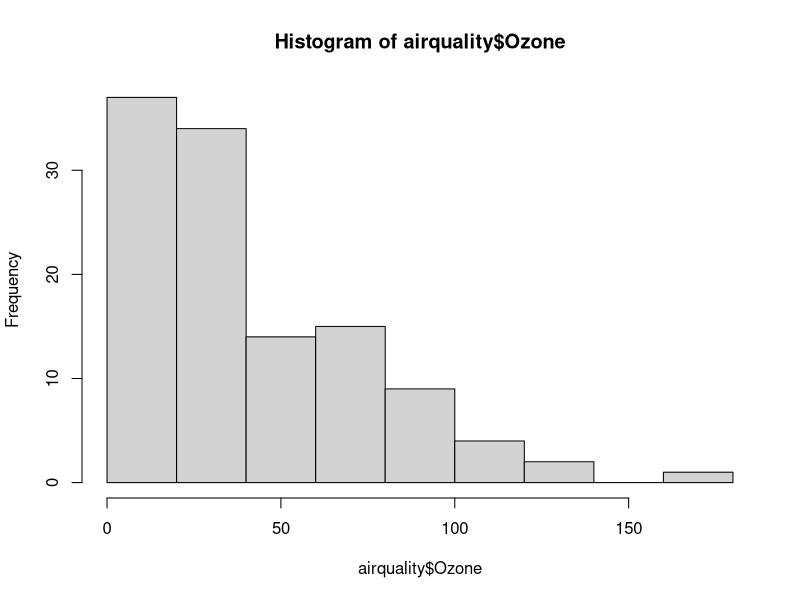
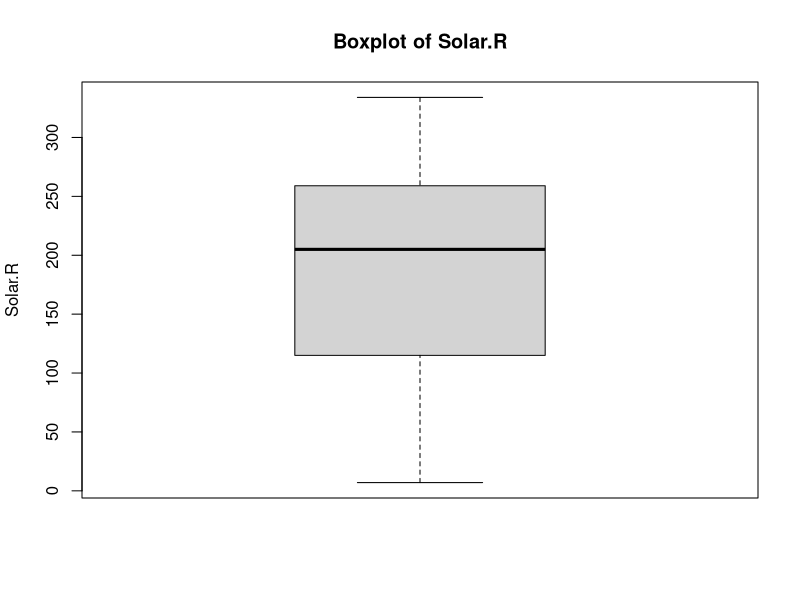
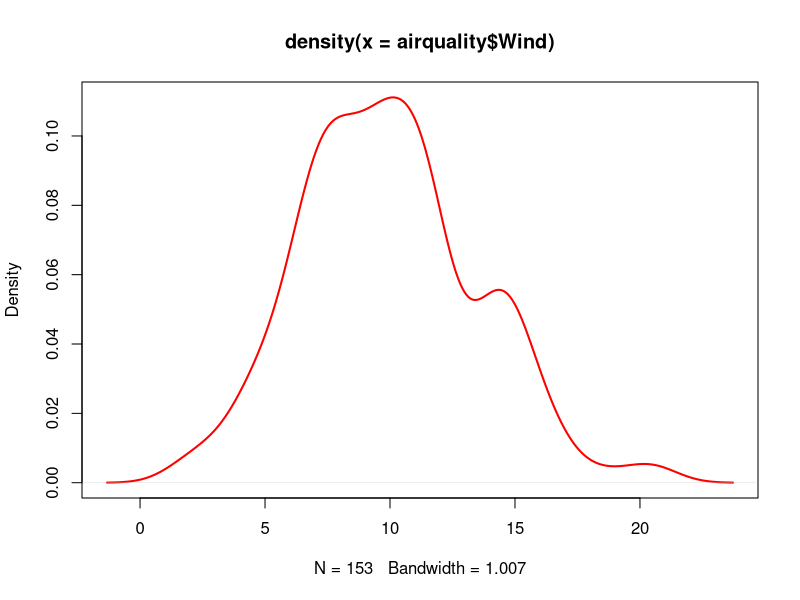
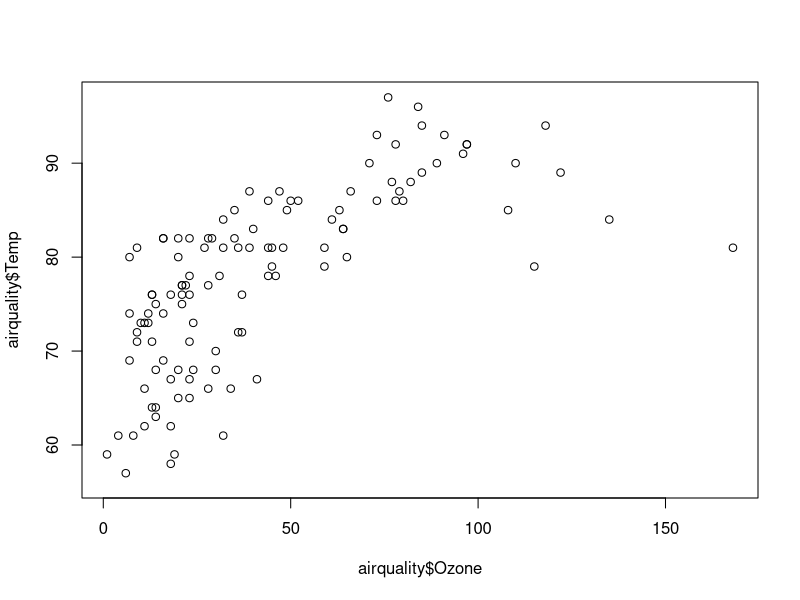
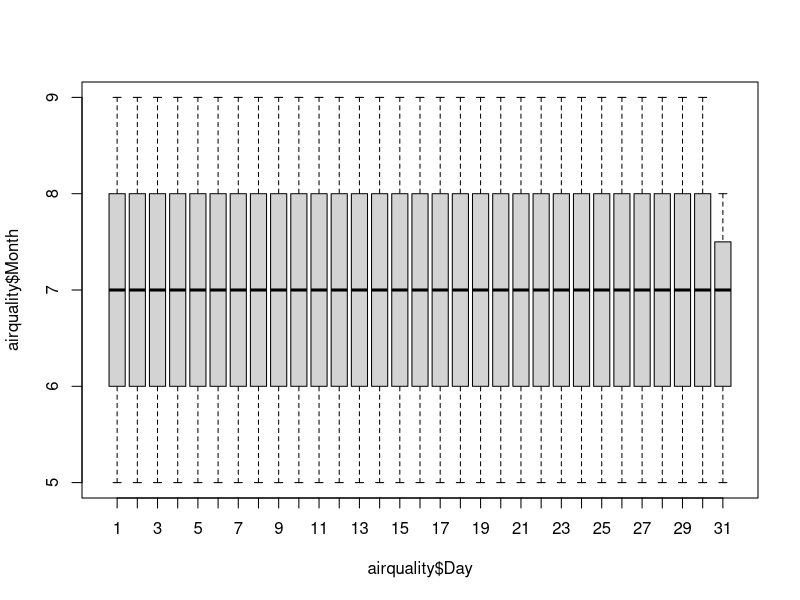
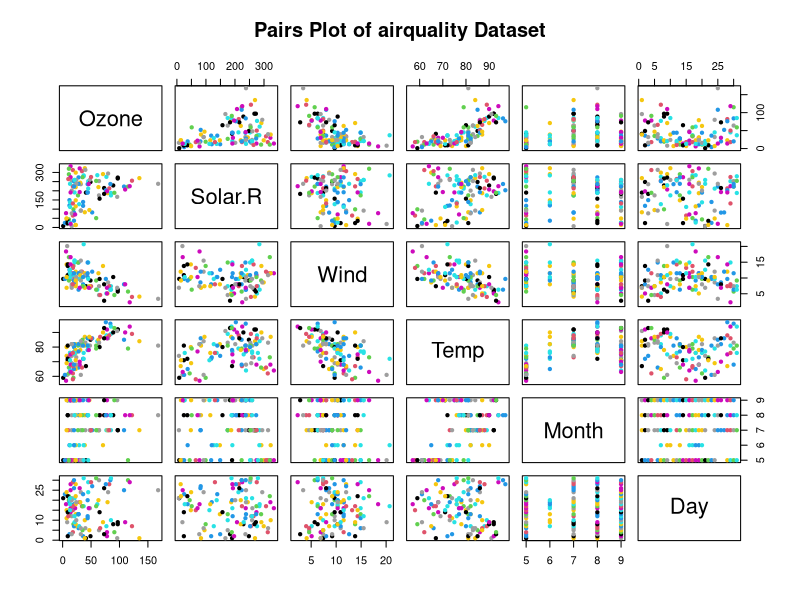

Recreate these plots in R, in order. (Note: this script raises an error after producing the figures.)
data(airquality)

head(airquality)

summary(airquality)

colnames(airquality)

colSums(is.na(airquality))

dim(airquality)







# Univariate Analysis

hist(airquality$Ozone)

boxplot(airquality$Solar.R,main="Boxplot of Solar.R", 
        ylab="Solar.R")

plot(density(airquality$Wind),col = "red",lwd=2)


# Bivariate Analysis

plot(airquality$Ozone,airquality$Temp)

boxplot(airquality$Month ~ airquality$Day)

# Multivariate Analysis

pairs(airquality[, 1:6], 
      main="Pairs Plot of airquality Dataset", 
      col=airquality$Ozone,pch = 20)


cor_matrix <- cor(airquality[, 1:6])
print(cor_matrix)

heatmap(cor_matrix, 
        main="Heatmap of Correlation Matrix", 
        col=topo.colors(10))


#preprocessing 

data(airquality)

# Check for duplicates
duplicates <- duplicated(airquality)
sum(duplicates)

#missing value
missing_values <- sum(is.na(airquality))
print(missing_values)

airquality$Ozone[is.na(airquality$Ozone)] <- mean(airquality$Ozone, na.rm = TRUE)

airquality$Solar.R[is.na(airquality$Solar.R)] <- mean(airquality$Solar.R, na.rm = TRUE)

colSums(is.na(airquality))

#outlier

capped_values <- function(x) {
  Q1 <- quantile(x, 0.25)
  Q3 <- quantile(x, 0.75)
  IQR <- Q3 - Q1
  lower_bound <- Q1 - 1.5 * IQR
  upper_bound <- Q3 + 1.5 * IQR
  x[x < lower_bound] <- lower_bound
  x[x > upper_bound] <- upper_bound
  return(x)
}

airquality[, 1:6] <- lapply(airquality[, 1:6], capped_values)

head(airquality)


#Data transform

# Standardization function
standardize <- function(x) {
  return ((x - mean(x)) / sd(x))
}

airquality_standardized <- as.data.frame(lapply(airquality[, 1:6], standardize))

airquality_standardized$Ozone <- airquality$Ozne


head(airquality_standardized)



#class imbalance
class_distribution <- table(airquality$Month)
print(class_distribution)


barplot(class_distribution, main="Class Distribution in airquality Dataset", 
        col=c("lightblue", "lightgreen", "lightpink"),
        xlab="Month", ylab="Frequency")
